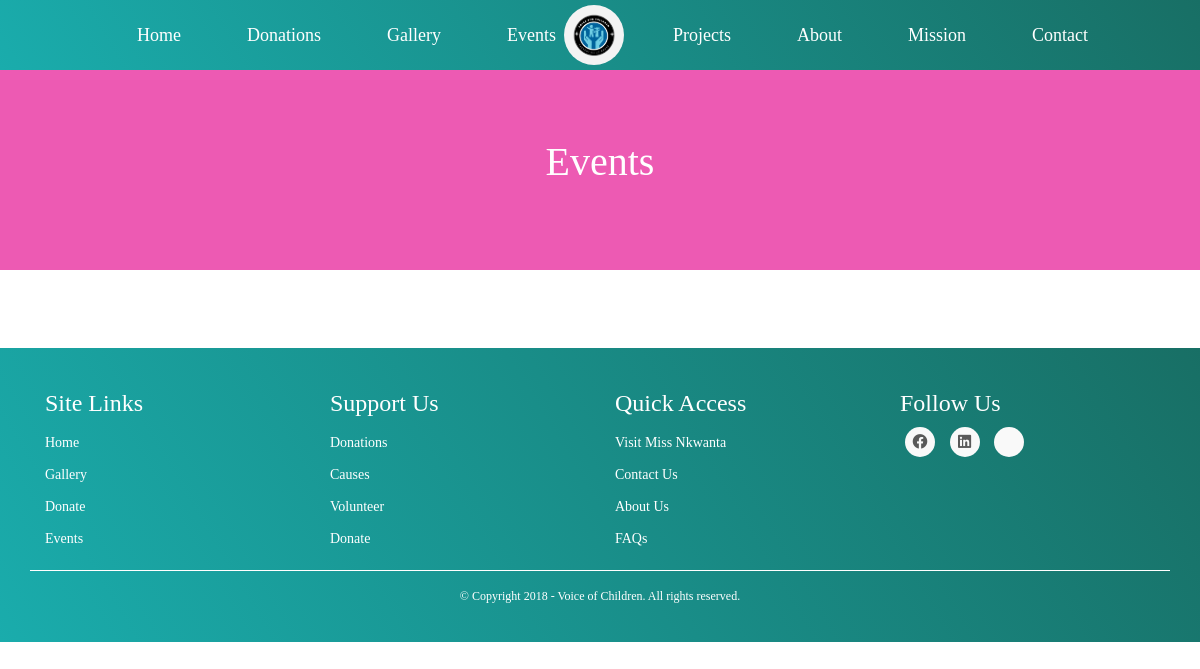
The app's page /main/event/, older data.
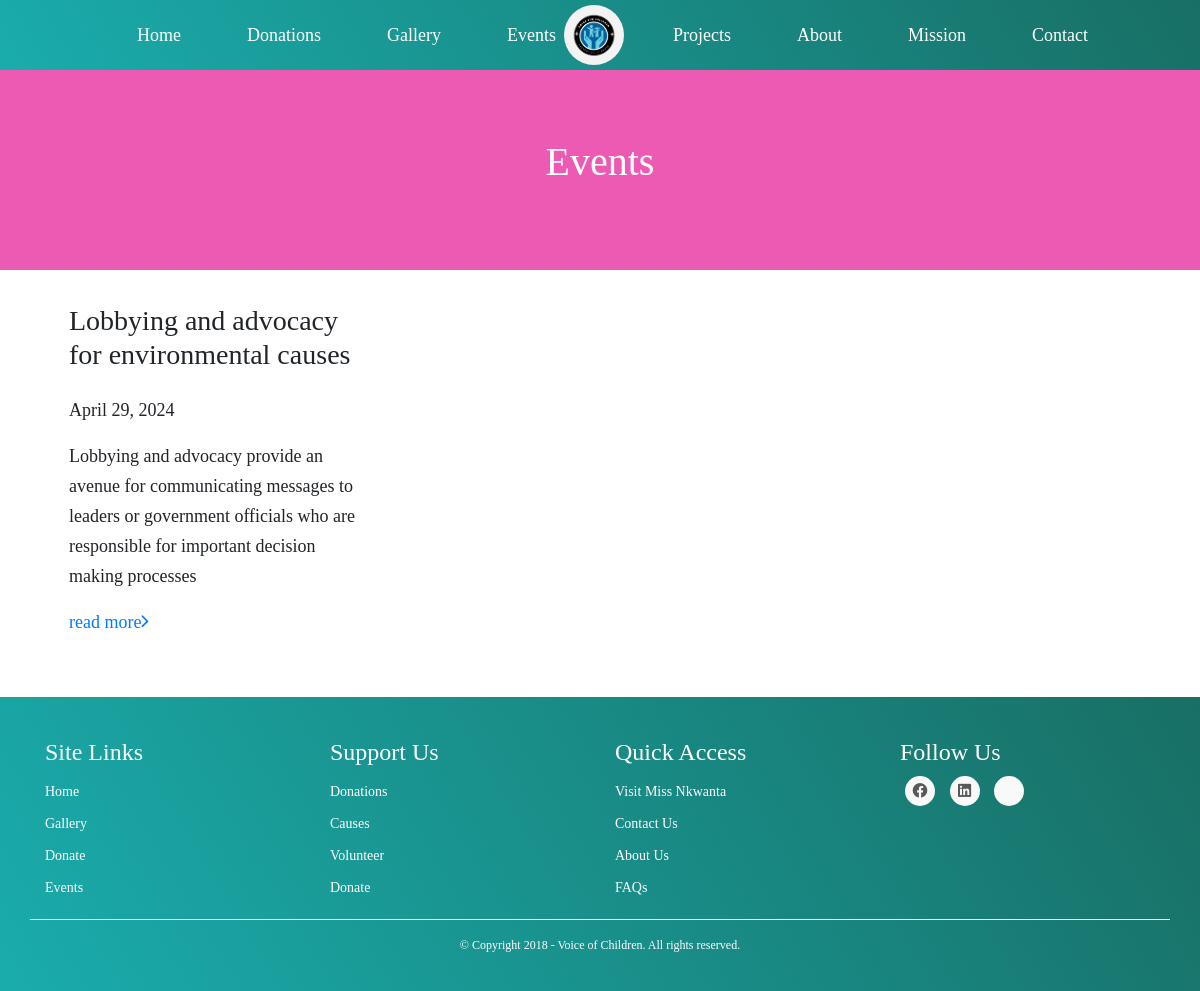
The same page, newer data.
### main/models.py (models this page shows, shortened)
class Event(models.Model):
    event_background_image = models.ImageField(upload_to="event_images", blank=False, default='voc.jpg')
    date = models.DateField(auto_now_add=True)
    title = models.CharField(max_length=155, unique=True, blank=False)
    short_content = models.CharField(max_length=255, blank=False, default='Write some something short')
    full_content = models.TextField(default='No content to read! ')

### main/views.py (the view)
# urls.py: path('event/', event_list_view, name='event'),
def event_list_view(request):
    events = Event.objects.order_by('-date')
    return render(request, 'main/event.html', {'events': events})

### main/templates/main/event.html (shortened to what this page needs)
{% extends 'main/base.html' %}
{% block content %}
{% load static %}
<div class="hero-wrap">
  <div class="overlay"></div>
  <div class="container">
    <div class="row no-gutters slider-text align-items-center justify-content-center" data-scrollax-parent="true">
      <div class="col-md-7">
        <h1 class="mb-3">Events</h1>
      </div>
    </div>
  </div>
</div>
  <section class="ftco-section">
    <div class="container">
      <div class="row">
        <div class="col-md-4 d-flex ftco-animate">
          <div class="blog-entry align-self-stretch">
            <div class="text p-4 d-block">
              {% for event in events %}
                <h3 class="heading mb-4">{{ event.title }}</h3>
                <p class="time-loc">{{ event.date }}</p>
                <p>{{ event.short_content }}</p>
                <p><a href="{% url 'main:event_detail' event_id=event.id %}">read more<i class="ion-ios-arrow-forward"></i></a></p>
              {% endfor %}
            </div>
          </div>
        </div>
      </div>
    </div>
  </section>
{% endblock %}

Row changes from the older to the newer data that the page shows:
added Event: title "Lobbying and advocacy for environmental causes", date "April 29, 2024", short_content "Lobbying and advocacy provide an avenue for communicating messages to leaders or government officials who are responsible for important decision making processes"
